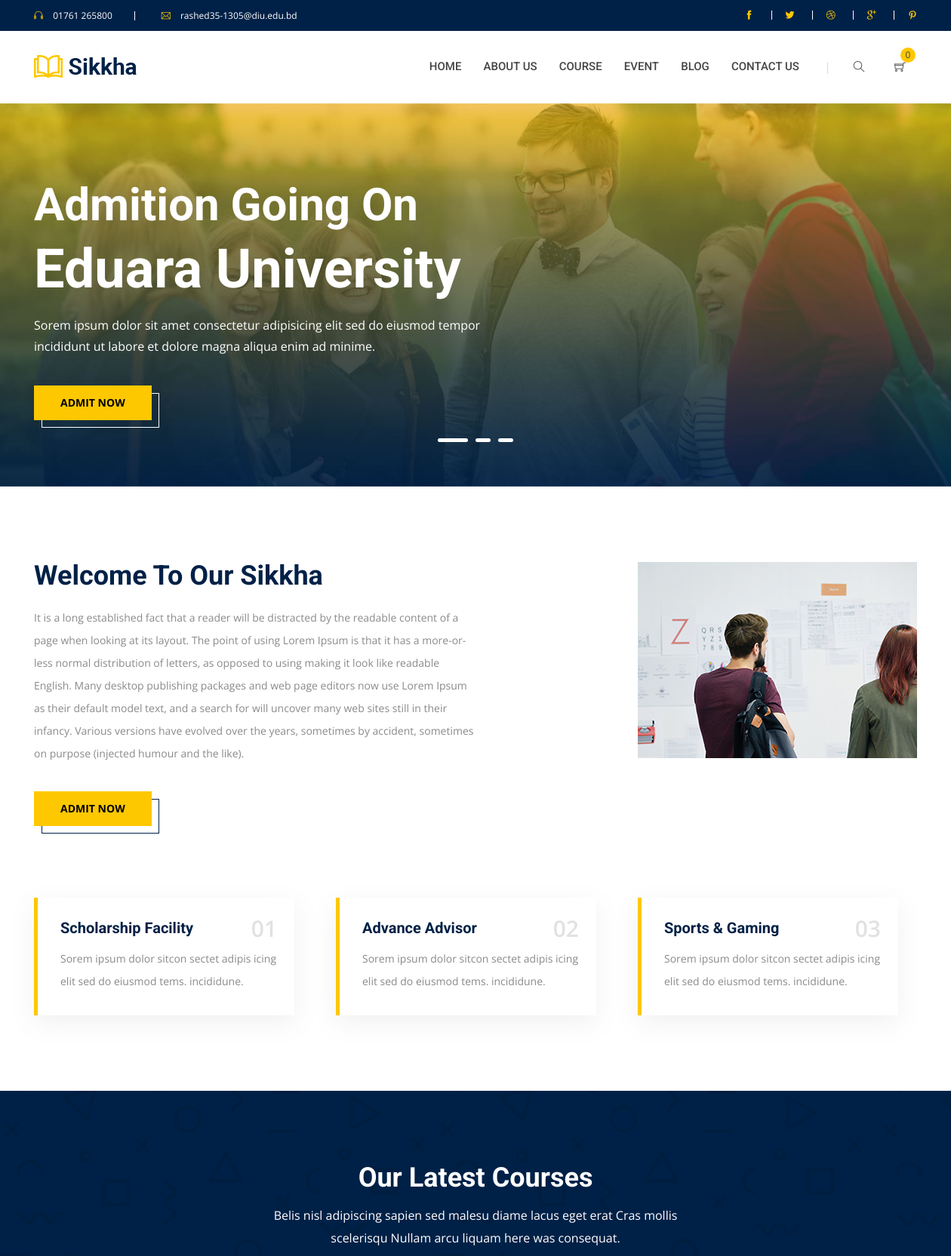
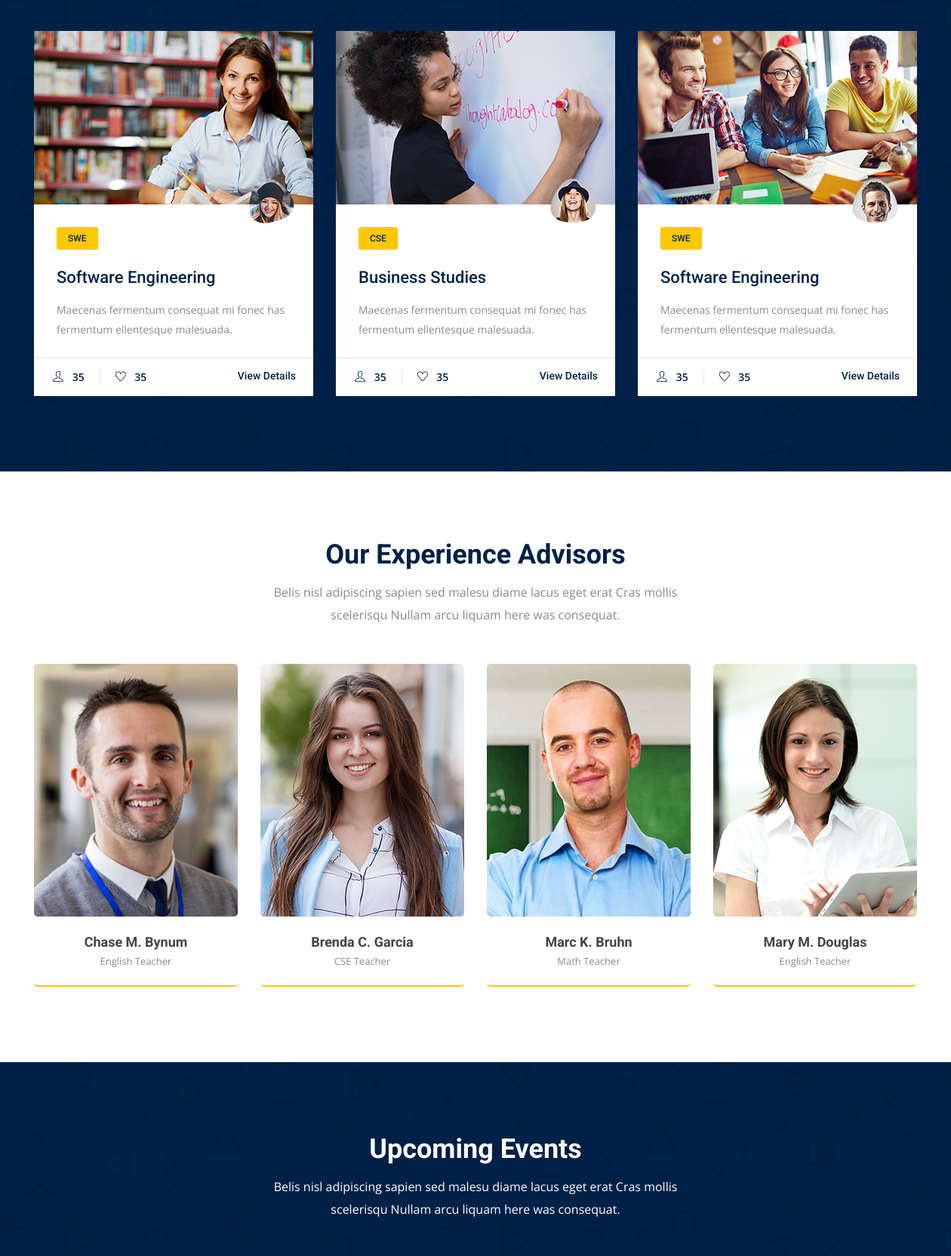
The page / (upper part) on the database its author committed (2 pictures, top to bottom).
### tables this page shows
CREATE TABLE `cs_top_header_footer` (
  `id` int(50) NOT NULL,
  `phone` varchar(20) NOT NULL,
  `email` varchar(150) NOT NULL,
  `fb_url` varchar(200) NOT NULL,
  `twitter_url` varchar(200) NOT NULL,
  `dribbble_url` varchar(200) NOT NULL,
  `google_url` varchar(200) NOT NULL,
  `pinterest` varchar(200) NOT NULL,
  `address` text NOT NULL,
  `open_day` varchar(50) NOT NULL,
  `open_time` varchar(20) NOT NULL,
  `close_time` varchar(20) NOT NULL
);

CREATE TABLE `cs_banner` (
  `ban_id` int(50) NOT NULL,
  `ban_title` varchar(150) NOT NULL,
  `ban_subtitle` text NOT NULL,
  `ban_btn` varchar(50) NOT NULL,
  `ban_url` text NOT NULL,
  `ban_photo` varchar(100) NOT NULL,
  `user_id` int(11) NOT NULL,
  `created_at` timestamp NOT NULL DEFAULT CURRENT_TIMESTAMP ON UPDATE CURRENT_TIMESTAMP
);

CREATE TABLE `cs_welcome` (
  `welcme_id` int(50) NOT NULL,
  `welcome_title` varchar(200) NOT NULL,
  `welcome_details` text NOT NULL,
  `welcome_btn` varchar(150) NOT NULL,
  `welcome_url` varchar(200) NOT NULL,
  `welcome_photo` varchar(100) NOT NULL,
  `created_at` timestamp NOT NULL DEFAULT CURRENT_TIMESTAMP ON UPDATE CURRENT_TIMESTAMP
);

CREATE TABLE `cs_course` (
  `course_id` int(150) NOT NULL,
  `course_title` varchar(100) NOT NULL,
  `course_subtitle` text NOT NULL,
  `course_category` varchar(200) NOT NULL,
  `course_link` text NOT NULL,
  `course_photo` varchar(100) NOT NULL,
  `course_thumb` varchar(100) NOT NULL
);

### index.php (the view, shortened to what the rows shown need)
<?php
    require_once('functions/function.php');
    get_header();
?>
    <div class="slider-area pos-relative">
        <div class="slider-active">
          <?php
            $query = "SELECT * FROM `cs_banner` ORDER BY `created_at` ASC LIMIT 0,3";
            $reQuery = mysqli_query($con, $query);
            while ($value = mysqli_fetch_array($reQuery)) {
                ?>
            <div class="single-slider slider-height d-flex align-items-center justify-content-center" style="background-image: url(Admin-Panel/uploads/<?php echo $value['ban_photo']; ?>">
                <div class="container">
                    <div class="row">
                        <div class="col-xl-9 col-md-12">
                            <div class="slider-content slider-content-2">
                                <h1 class="white-color f-700" data-animation="fadeInUp" data-delay=".2s"><?php echo $value['ban_title']; ?></h1>
                                <p data-animation="fadeInUp" data-delay=".4s"><?php echo $value['ban_subtitle']; ?></p>
                                <a href="<?php echo $value['ban_url']; ?>" class="theme-btn" data-animation="fadeInUp" data-delay=".6s"><span class="btn-text"><?php echo $value['ban_btn']; ?></span></a>
                            </div>
                        </div>
                    </div>
                </div>
            </div>
          <?php
            } ?>
        </div>
    </div>
    <div id="about" class="about-area pt-100 pb-70">
        <div class="container">
            <div class="row">
                <div class="col-xl-7 col-lg-7">
                  <?php
                  $query = "SELECT * FROM `cs_welcome` ORDER BY `created_at` DESC LIMIT 1";
                  $reQuery = mysqli_query($con, $query);
                  $value = mysqli_fetch_array($reQuery);
                   ?>
                    <div class="about-title-section mb-30">
                        <h1><?php echo $value['welcome_title']; ?></h1>
                        <p><?php echo $value['welcome_details']; ?></p>
                        <a href="<?php echo $value['welcome_url'] ?>" class="theme-btn blue-bg-border mt-20"><span class="btn-text"><?php echo $value['welcome_btn']; ?></span></a>
                    </div>
                </div>
                <div class="col-xl-5 col-lg-5">
                    <div class="about-right-img mb-30">
                        <img src="Admin-Panel/uploads/<?php echo $value['welcome_photo']; ?>" alt="">
                    </div>
                </div>
            </div>
        </div>
    </div>
    <div id="courses" class="courses-area courses-bg-height pt-100 pb-70" style="background-image: url(img/courses/courses_bg.png);">
        <div class="container">
            <div class="row">
                <div class="col-xl-6 offset-xl-3 col-lg-8 offset-lg-2 col-md-10 offset-md-1">
                    <div class="section-title mb-50 text-center">
                        <div class="section-title-heading mb-20">
                            <h1 class="white-color">Our Latest Courses</h1>
                        </div>
                    </div>
                </div>
            </div>
            <div class="courses-list">
                <div class="row courses-active">
                  <?php
                    $query = "SELECT * FROM `cs_course` ORDER BY `course_id` DESC";
                    $reQuery = mysqli_query($con, $query);
                    while ($value = mysqli_fetch_array($reQuery)) {
                        ?>
                    <div class="col-xl-12">
                        <div class="courses-wrapper course-radius-none mb-30">
                            <div class="courses-thumb">
                                <a href="course_details.html"><img src="Admin-Panel/uploads/<?php echo $value['course_photo']; ?>" alt=""></a>
                            </div>
                            <div class="courses-author">
                                <img src="Admin-Panel/uploads/<?php echo $value['course_thumb']; ?>" alt="">
                            </div>
                            <div class="course-main-content clearfix">
                                <div class="courses-content">
                                    <div class="courses-category-name">
                                        <span>
                                            <a href=""><?php echo $value['course_category']; ?></a>
                                        </span>
                                    </div>
                                    <div class="courses-heading">
                                        <h1><a href="course_details.html"><?php echo $value['course_title']; ?></a></h1>
                                    </div>
                                    <div class="courses-para">
                                        <p><?php echo $value['course_subtitle']; ?></p>
                                    </div>
                                </div>
                            </div>
                            <div class="courses-wrapper-bottom clearfix">
                                <div class="courses-icon d-flex f-left">
                                    <div class="courses-single-icon">
                                        <span class="ti-user"></span>
                                        <span class="user-number">35</span>
                                    </div>
                                    <div class="courses-single-icon">
                                        <span class="ti-heart"></span>
                                        <span class="user-number">35</span>
                                    </div>
                                </div>
                                <div class="courses-button f-right">
                                    <a href="<?php echo $value['course_link']; ?>">View Details</a>
                                </div>
                            </div>
                        </div>
                    </div>
                  <?php
                    } ?>
                </div>
            </div>
        </div>
    </div>
    <div class="team-area pt-95 pb-70">
        <div class="container">
            <div class="row">
                <div class="col-xl-6 offset-xl-3 col-lg-8 offset-lg-2 col-md-10 offset-md-1">
                    <div class="section-title mb-50 text-center">
                        <div class="section-title-heading mb-20">
                            <h1 class="primary-color">Our Experience Advisors</h1>
                        </div>
                    </div>
                </div>
            </div>
            <div class="team-list">
                <div class="row">
                    <div class="col-xl-3 col-lg-3 col-md-6">
                        <div class="team-wrapper mb-30">
                            <div class="team-teacher-info text-center">
                                <h1>Chase M. Bynum</h1>
                                <h2>English Teacher</h2>
                            </div>
                        </div>
                    </div>
                    <div class="col-xl-3 col-lg-3 col-md-6">
                        <div class="team-wrapper mb-30">
                            <div class="team-teacher-info text-center">
                                <h1>Brenda C. Garcia</h1>
                                <h2>CSE Teacher</h2>
                            </div>
                        </div>
                    </div>
                    <div class="col-xl-3 col-lg-3 col-md-6">
                        <div class="team-wrapper mb-30">
                            <div class="team-teacher-info text-center">
                                <h1>Marc K. Bruhn</h1>
                                <h2>Math Teacher</h2>
                            </div>
                        </div>
                    </div>
                    <div class="col-xl-3 col-lg-3 col-md-6">
                        <div class="team-wrapper mb-30">
                            <div class="team-teacher-info text-center">
                                <h1>Mary M. Douglas</h1>
                                <h2>English Teacher</h2>
                            </div>
                        </div>
                    </div>
                </div>
            </div>
        </div>
    </div>
    <div id="events" class="events-area events-bg-height pt-100 pb-95" style="background-image: url(img/courses/courses_bg.png)">
        <div class="container">
            <div class="row">
                <div class="col-xl-6 offset-xl-3 col-lg-8 offset-lg-2 col-md-10 offset-md-1">
                    <div class="section-title mb-50 text-center">
                        <div class="section-title-heading mb-20">
                            <h1 class="white-color">Upcoming Events</h1>
                        </div>
                    </div>
                </div>
            </div>
        </div>
    </div>

### includes/header.php (shortened to what the rows shown need)
<?php
  require_once('config.php');
  $query = "SELECT * FROM `cs_top_header_footer` ORDER BY `id` DESC LIMIT 1";
  $reQuery = mysqli_query($con,$query);
  $value = mysqli_fetch_array($reQuery);
 ?>
<!DOCTYPE html>
<html class="no-js" lang="zxx">
<head>
    <link rel="stylesheet" href="css/bootstrap.min.css">
    <link rel="stylesheet" href="css/owl.carousel.min.css">
    <link rel="stylesheet" href="css/animate.min.css">
    <link rel="stylesheet" href="css/magnific-popup.css">
    <link rel="stylesheet" href="css/fontawesome-all.min.css">
    <link rel="stylesheet" href="css/themify-icons.css">
    <link rel="stylesheet" href="css/slick.css">
    <link rel="stylesheet" href="css/meanmenu.css">
    <link rel="stylesheet" href="css/default.css">
    <link rel="stylesheet" href="css/style.css">
    <link rel="stylesheet" href="css/responsive.css">
</head>
<body>
    <header id="home">
        <div class="header-area">
            <div class="header-top primary-bg">
                <div class="container">
                    <div class="row">
                        <div class="col-xl-6 col-lg-6 col-md-6 col-12">
                            <div class="header-contact-info d-flex">
                                <div class="header-contact header-contact-phone">
                                    <span class="ti-headphone"></span>
                                    <p class="phone-number"><?php echo $value['phone']; ?></p>
                                </div>
                                <div class="header-contact header-contact-email">
                                    <span class="ti-email"></span>
                                    <p class="email-name"><?php echo $value['email']; ?></p>
                                </div>
                            </div>
                        </div>
                    </div>
                </div>
            </div>
        </div>
    </header>

### rows shown on the page
cs_top_header_footer: phone "01761 265800", email "rashed35-1305@diu.edu.bd"
cs_banner: ban_photo (picture), ban_title "Admition Going On Eduara University", ban_subtitle "Sorem ipsum dolor sit amet consectetur adipisicing elit sed do eiusmod tempor incididunt ut labore et dolore magna aliqua enim ad minime.", ban_btn "ADMIT NOW"
cs_welcome: welcome_title "Welcome To Our Sikkha", welcome_details "It is a long established fact that a reader will be distracted by the readable content of a page when looking at its layout. The point of using Lorem Ipsum is that it has a more-or-less normal distribution of letters, as opposed to using making it look like readable English. Many desktop publishing packages and web page editors now use Lorem Ipsum as their default model text, and a search for will uncover many web sites still in their infancy. Various versions have evolved over the years, sometimes by accident, sometimes on purpose (injected humour and the like).", welcome_btn "ADMIT NOW", welcome_photo (picture)
cs_course: course_photo (picture), course_thumb (picture), course_category "SWE", course_title "Software Engineering", course_subtitle "Maecenas fermentum consequat mi fonec has fermentum ellentesque malesuada."
cs_course: course_photo (picture), course_thumb (picture), course_category "CSE", course_title "Business Studies", course_subtitle "Maecenas fermentum consequat mi fonec has fermentum ellentesque malesuada."
cs_course: course_photo (picture), course_thumb (picture), course_category "SWE", course_title "Software Engineering", course_subtitle "Maecenas fermentum consequat mi fonec has fermentum ellentesque malesuada."
